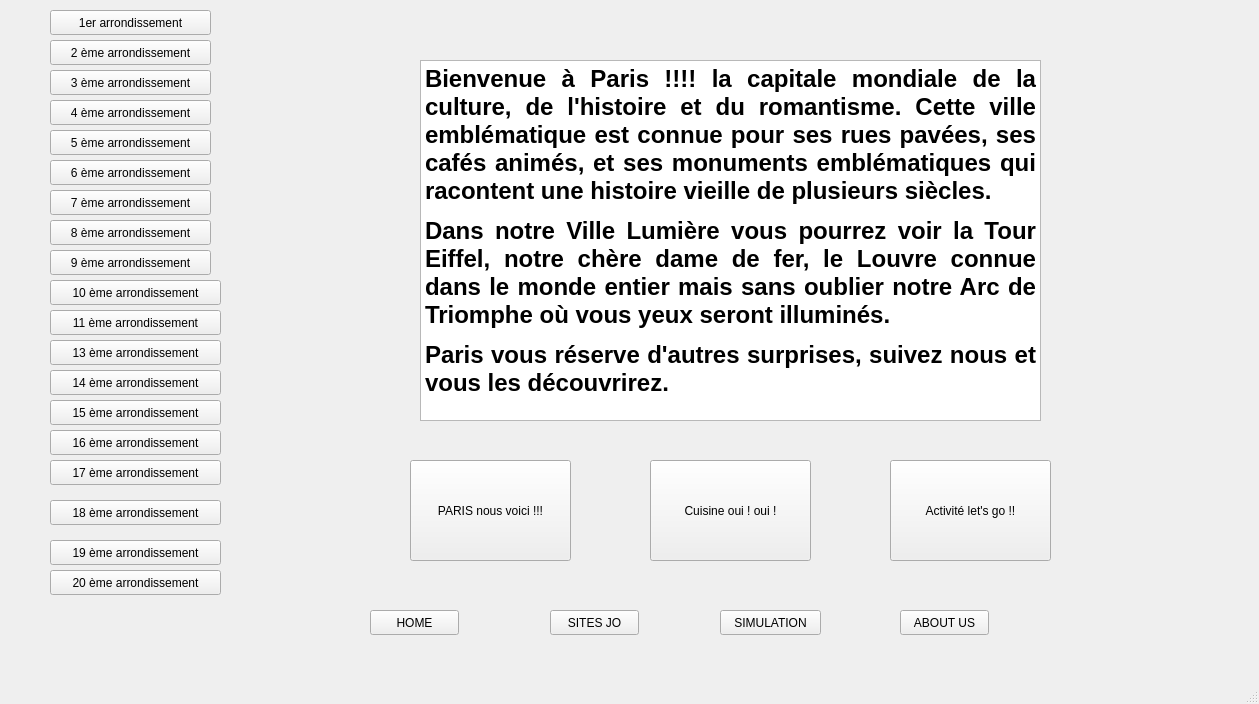
<?xml version="1.0" encoding="UTF-8"?>
<ui version="4.0">
 <class>arrondissement</class>
 <widget class="QMainWindow" name="arrondissement">
  <property name="geometry">
   <rect>
    <x>0</x>
    <y>0</y>
    <width>1259</width>
    <height>704</height>
   </rect>
  </property>
  <property name="windowTitle">
   <string>MainWindow</string>
  </property>
  <widget class="QWidget" name="centralwidget">
   <widget class="QTextEdit" name="textEdit">
    <property name="geometry">
     <rect>
      <x>420</x>
      <y>60</y>
      <width>621</width>
      <height>361</height>
     </rect>
    </property>
    <property name="html">
     <string>&lt;!DOCTYPE HTML PUBLIC &quot;-//W3C//DTD HTML 4.0//EN&quot; &quot;http://www.w3.org/TR/REC-html40/strict.dtd&quot;&gt;
&lt;html&gt;&lt;head&gt;&lt;meta name=&quot;qrichtext&quot; content=&quot;1&quot; /&gt;&lt;meta charset=&quot;utf-8&quot; /&gt;&lt;style type=&quot;text/css&quot;&gt;
p, li { white-space: pre-wrap; }
hr { height: 1px; border-width: 0; }
li.unchecked::marker { content: &quot;\2610&quot;; }
li.checked::marker { content: &quot;\2612&quot;; }
&lt;/style&gt;&lt;/head&gt;&lt;body style=&quot; font-family:'Ubuntu'; font-size:11pt; font-weight:400; font-style:normal;&quot;&gt;
&lt;p align=&quot;justify&quot; style=&quot; margin-top:12px; margin-bottom:12px; margin-left:0px; margin-right:0px; -qt-block-indent:0; text-indent:0px;&quot;&gt;&lt;span style=&quot; font-size:18pt; font-weight:700;&quot;&gt;Bienvenue à Paris !!!! la capitale mondiale de la culture, de l'histoire et du romantisme. Cette ville emblématique est connue pour ses rues pavées, ses cafés animés, et ses monuments emblématiques qui racontent une histoire vieille de plusieurs siècles.&lt;/span&gt;&lt;/p&gt;
&lt;p align=&quot;justify&quot; style=&quot; margin-top:12px; margin-bottom:12px; margin-left:0px; margin-right:0px; -qt-block-indent:0; text-indent:0px;&quot;&gt;&lt;span style=&quot; font-size:18pt; font-weight:700;&quot;&gt;Dans notre Ville Lumière vous pourrez voir la Tour Eiffel, notre chère dame de fer, le Louvre connue dans le monde entier mais sans oublier notre Arc de Triomphe où vous yeux seront illuminés. &lt;/span&gt;&lt;/p&gt;
&lt;p align=&quot;justify&quot; style=&quot; margin-top:12px; margin-bottom:12px; margin-left:0px; margin-right:0px; -qt-block-indent:0; text-indent:0px;&quot;&gt;&lt;span style=&quot; font-size:18pt; font-weight:700;&quot;&gt;Paris vous réserve d'autres surprises, suivez nous et vous les découvrirez. &lt;/span&gt;&lt;/p&gt;&lt;/body&gt;&lt;/html&gt;</string>
    </property>
   </widget>
   <widget class="QPushButton" name="onHomeButton">
    <property name="geometry">
     <rect>
      <x>370</x>
      <y>610</y>
      <width>89</width>
      <height>25</height>
     </rect>
    </property>
    <property name="text">
     <string>HOME</string>
    </property>
   </widget>
   <widget class="QPushButton" name="JOButton">
    <property name="geometry">
     <rect>
      <x>550</x>
      <y>610</y>
      <width>89</width>
      <height>25</height>
     </rect>
    </property>
    <property name="text">
     <string>SITES JO</string>
    </property>
   </widget>
   <widget class="QPushButton" name="simButton">
    <property name="geometry">
     <rect>
      <x>720</x>
      <y>610</y>
      <width>101</width>
      <height>25</height>
     </rect>
    </property>
    <property name="text">
     <string>SIMULATION</string>
    </property>
   </widget>
   <widget class="QPushButton" name="AboutUSButton">
    <property name="geometry">
     <rect>
      <x>900</x>
      <y>610</y>
      <width>89</width>
      <height>25</height>
     </rect>
    </property>
    <property name="text">
     <string>ABOUT US</string>
    </property>
   </widget>
   <widget class="QPushButton" name="pushButton_5">
    <property name="geometry">
     <rect>
      <x>410</x>
      <y>460</y>
      <width>161</width>
      <height>101</height>
     </rect>
    </property>
    <property name="text">
     <string>PARIS nous voici !!!</string>
    </property>
   </widget>
   <widget class="QPushButton" name="pushButton_6">
    <property name="geometry">
     <rect>
      <x>650</x>
      <y>460</y>
      <width>161</width>
      <height>101</height>
     </rect>
    </property>
    <property name="text">
     <string>Cuisine oui ! oui !</string>
    </property>
   </widget>
   <widget class="QPushButton" name="pushButton_7">
    <property name="geometry">
     <rect>
      <x>890</x>
      <y>460</y>
      <width>161</width>
      <height>101</height>
     </rect>
    </property>
    <property name="text">
     <string>Activité let's go !!</string>
    </property>
   </widget>
   <widget class="QPushButton" name="pushButton_8">
    <property name="geometry">
     <rect>
      <x>50</x>
      <y>10</y>
      <width>161</width>
      <height>25</height>
     </rect>
    </property>
    <property name="text">
     <string>1er arrondissement</string>
    </property>
   </widget>
   <widget class="QPushButton" name="pushButton_9">
    <property name="geometry">
     <rect>
      <x>50</x>
      <y>220</y>
      <width>161</width>
      <height>25</height>
     </rect>
    </property>
    <property name="text">
     <string>8 ème arrondissement</string>
    </property>
   </widget>
   <widget class="QPushButton" name="pushButton_10">
    <property name="geometry">
     <rect>
      <x>50</x>
      <y>250</y>
      <width>161</width>
      <height>25</height>
     </rect>
    </property>
    <property name="text">
     <string>9 ème arrondissement</string>
    </property>
   </widget>
   <widget class="QPushButton" name="pushButton_11">
    <property name="geometry">
     <rect>
      <x>50</x>
      <y>280</y>
      <width>171</width>
      <height>25</height>
     </rect>
    </property>
    <property name="text">
     <string>10 ème arrondissement</string>
    </property>
   </widget>
   <widget class="QPushButton" name="pushButton_12">
    <property name="geometry">
     <rect>
      <x>50</x>
      <y>310</y>
      <width>171</width>
      <height>25</height>
     </rect>
    </property>
    <property name="text">
     <string>11 ème arrondissement</string>
    </property>
   </widget>
   <widget class="QPushButton" name="pushButton_13">
    <property name="geometry">
     <rect>
      <x>50</x>
      <y>340</y>
      <width>171</width>
      <height>25</height>
     </rect>
    </property>
    <property name="text">
     <string>13 ème arrondissement</string>
    </property>
   </widget>
   <widget class="QPushButton" name="pushButton_14">
    <property name="geometry">
     <rect>
      <x>50</x>
      <y>370</y>
      <width>171</width>
      <height>25</height>
     </rect>
    </property>
    <property name="text">
     <string>14 ème arrondissement</string>
    </property>
   </widget>
   <widget class="QPushButton" name="pushButton_16">
    <property name="geometry">
     <rect>
      <x>50</x>
      <y>190</y>
      <width>161</width>
      <height>25</height>
     </rect>
    </property>
    <property name="text">
     <string>7 ème arrondissement</string>
    </property>
   </widget>
   <widget class="QPushButton" name="pushButton_17">
    <property name="geometry">
     <rect>
      <x>50</x>
      <y>160</y>
      <width>161</width>
      <height>25</height>
     </rect>
    </property>
    <property name="text">
     <string>6 ème arrondissement</string>
    </property>
   </widget>
   <widget class="QPushButton" name="pushButton_18">
    <property name="geometry">
     <rect>
      <x>50</x>
      <y>130</y>
      <width>161</width>
      <height>25</height>
     </rect>
    </property>
    <property name="text">
     <string>5 ème arrondissement</string>
    </property>
   </widget>
   <widget class="QPushButton" name="pushButton_19">
    <property name="geometry">
     <rect>
      <x>50</x>
      <y>70</y>
      <width>161</width>
      <height>25</height>
     </rect>
    </property>
    <property name="text">
     <string>3 ème arrondissement</string>
    </property>
   </widget>
   <widget class="QPushButton" name="pushButton_20">
    <property name="geometry">
     <rect>
      <x>50</x>
      <y>100</y>
      <width>161</width>
      <height>25</height>
     </rect>
    </property>
    <property name="text">
     <string>4 ème arrondissement</string>
    </property>
   </widget>
   <widget class="QPushButton" name="pushButton_21">
    <property name="geometry">
     <rect>
      <x>50</x>
      <y>40</y>
      <width>161</width>
      <height>25</height>
     </rect>
    </property>
    <property name="text">
     <string>2 ème arrondissement</string>
    </property>
   </widget>
   <widget class="QPushButton" name="pushButton_28">
    <property name="geometry">
     <rect>
      <x>50</x>
      <y>400</y>
      <width>171</width>
      <height>25</height>
     </rect>
    </property>
    <property name="text">
     <string>15 ème arrondissement</string>
    </property>
   </widget>
   <widget class="QPushButton" name="pushButton_29">
    <property name="geometry">
     <rect>
      <x>50</x>
      <y>430</y>
      <width>171</width>
      <height>25</height>
     </rect>
    </property>
    <property name="text">
     <string>16 ème arrondissement</string>
    </property>
   </widget>
   <widget class="QPushButton" name="pushButton_30">
    <property name="geometry">
     <rect>
      <x>50</x>
      <y>460</y>
      <width>171</width>
      <height>25</height>
     </rect>
    </property>
    <property name="text">
     <string>17 ème arrondissement</string>
    </property>
   </widget>
   <widget class="QPushButton" name="pushButton_31">
    <property name="geometry">
     <rect>
      <x>50</x>
      <y>540</y>
      <width>171</width>
      <height>25</height>
     </rect>
    </property>
    <property name="text">
     <string>19 ème arrondissement</string>
    </property>
   </widget>
   <widget class="QPushButton" name="pushButton_32">
    <property name="geometry">
     <rect>
      <x>50</x>
      <y>500</y>
      <width>171</width>
      <height>25</height>
     </rect>
    </property>
    <property name="text">
     <string>18 ème arrondissement</string>
    </property>
   </widget>
   <widget class="QPushButton" name="pushButton_33">
    <property name="geometry">
     <rect>
      <x>50</x>
      <y>570</y>
      <width>171</width>
      <height>25</height>
     </rect>
    </property>
    <property name="text">
     <string>20 ème arrondissement</string>
    </property>
   </widget>
  </widget>
  <widget class="QMenuBar" name="menubar">
   <property name="geometry">
    <rect>
     <x>0</x>
     <y>0</y>
     <width>1259</width>
     <height>22</height>
    </rect>
   </property>
  </widget>
  <widget class="QStatusBar" name="statusbar"/>
 </widget>
 <resources/>
 <connections/>
</ui>
